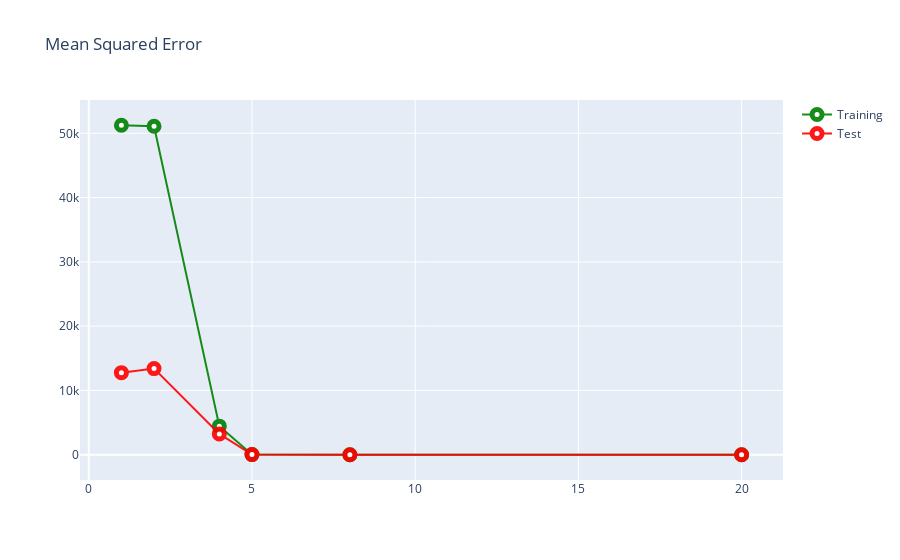

Notebook cell for this chart:
### Markdown cell above
## 16.1. Plotting MSEs

### Code cell
plt.figure(figsize=(10,10))
trace1 = go.Scatter(x=metrics_df.degree,
                    y=metrics_df.training_mse,
                    name = "Training",
                    line = dict(color = 'green'),
                    opacity = 0.9,
                    marker=dict(
                        color='white',
                        size=10,
                        line=dict(
                            width=5
                        )))

trace2 = go.Scatter(x=metrics_df.degree,
                    y=metrics_df.test_mse,
                    name = "Test",
                    line = dict(color = 'red'),
                    opacity = 0.9,
                    marker=dict(
                        color='white',
                        size=10,
                        line=dict(
                            width=5
                        )))

layout2 = dict(title='Mean Squared Error',)

fig2 = dict(data=[trace1, trace2], layout=layout2)

iplot(fig2)

### Figure 1 — Plotly figure (JSON) as saved in the notebook; plotly's stock layout.template omitted (floating-point values rounded to 4 significant figures)
{"data": [{"line": {"color": "green"}, "marker": {"color": "white", "line": {"width": 5}, "size": 10}, "name": "Training", "opacity": 0.9, "type": "scatter", "x": [1.0, 2.0, 4.0, 5.0, 8.0, 20.0], "y": [51250.0, 51100.0, 4449.0, 36.56, 0.123, 2.221e-18]}, {"line": {"color": "red"}, "marker": {"color": "white", "line": {"width": 5}, "size": 10}, "name": "Test", "opacity": 0.9, "type": "scatter", "x": [1.0, 2.0, 4.0, 5.0, 8.0, 20.0], "y": [12770.0, 13400.0, 3240.0, 24.8, 0.09604, 2.829e-18]}], "layout": {"title": {"text": "Mean Squared Error"}}}
